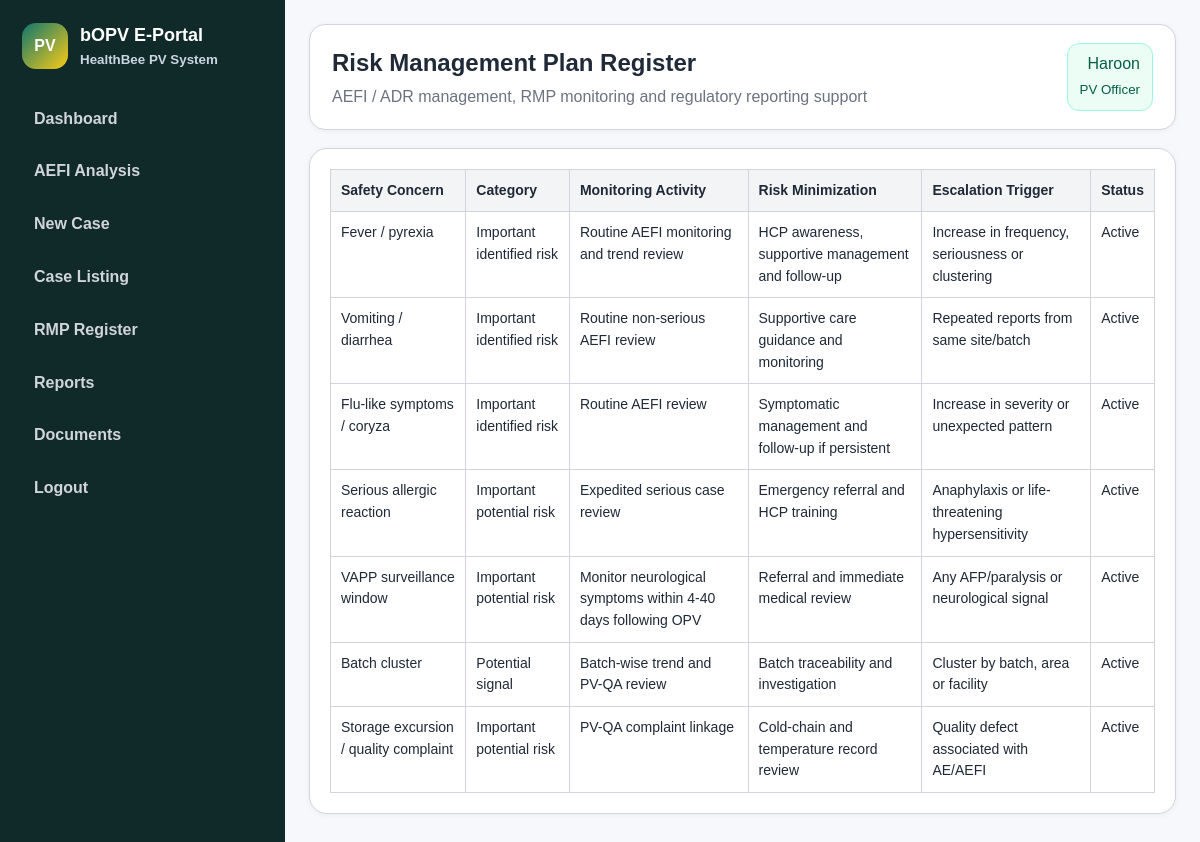
Screenshot of /rmp (signed in) with the database file from the repository.
### tables this page shows
CREATE TABLE rmp_register (
        id INTEGER PRIMARY KEY AUTOINCREMENT,
        safety_concern TEXT NOT NULL,
        category TEXT NOT NULL,
        monitoring_activity TEXT,
        risk_minimization TEXT,
        escalation_trigger TEXT,
        status TEXT DEFAULT 'Active'
    );

### app.py (the view)
@app.route("/rmp")
@login_required
def rmp():
    conn = db()
    rows = conn.execute("SELECT * FROM rmp_register ORDER BY id").fetchall()
    conn.close()
    return render_template("rmp.html", rows=rows)

### app.py (called while the page is built)
def db():
    conn = sqlite3.connect(DB_PATH)
    conn.row_factory = sqlite3.Row
    return conn

def login_required(view):
    @wraps(view)
    def wrapped(*args, **kwargs):
        if not session.get("user_id"):
            return redirect(url_for("login"))
        return view(*args, **kwargs)
    return wrapped

def csrf_token():
    token = session.get("_csrf_token")
    if not token:
        token = secrets.token_urlsafe(32)
        session["_csrf_token"] = token
    return token

@app.before_request
def protect_csrf():
    if request.method == "POST":
        validate_csrf()

@app.after_request
def add_security_headers(response):
    response.headers.setdefault("X-Content-Type-Options", "nosniff")
    response.headers.setdefault("X-Frame-Options", "DENY")
    response.headers.setdefault("Referrer-Policy", "strict-origin-when-cross-origin")
    if session.get("user_id"):
        response.headers["Cache-Control"] = "no-store"
    return response

### templates/rmp.html (shortened to what this page needs)
{% extends "base.html" %}
{% block header %}Risk Management Plan Register{% endblock %}
{% block content %}
<section class="panel"><table><thead><tr><th>Safety Concern</th><th>Category</th><th>Monitoring Activity</th><th>Risk Minimization</th><th>Escalation Trigger</th><th>Status</th></tr></thead><tbody>{% for r in rows %}<tr><td>{{ r.safety_concern }}</td><td>{{ r.category }}</td><td>{{ r.monitoring_activity }}</td><td>{{ r.risk_minimization }}</td><td>{{ r.escalation_trigger }}</td><td>{{ r.status }}</td></tr>{% endfor %}</tbody></table></section>
{% endblock %}

### static/style.css (style rules this page uses)
:root { --brand:#0f766e;--brand-dark:#134e4a;--accent:#facc15;--bg:#f6f8fb;--text:#1f2937;--muted:#6b7280;--panel:#fff;--border:#d1d5db }
* { box-sizing:border-box }
body { margin:0;font-family:Arial,Helvetica,sans-serif;background:var(--bg);color:var(--text);line-height:1.55 }
.hero-card,.info-box,.panel,.feature-grid article,.card { background:var(--panel);border:1px solid var(--border);border-radius:18px;padding:20px;box-shadow:0 1px 6px rgba(0,0,0,.05) }
.panel { margin-bottom:18px }
table { width:100%;border-collapse:collapse;background:white;font-size:14px }
th,td { border:1px solid var(--border);padding:10px;text-align:left;vertical-align:top }
th { background:#f3f4f6 }

### rows the page displays
rmp_register: safety_concern "Fever / pyrexia", category "Important identified risk", monitoring_activity "Routine AEFI monitoring and trend review", risk_minimization "HCP awareness, supportive management and follow-up", escalation_trigger "Increase in frequency, seriousness or clustering", status "Active"
rmp_register: safety_concern "Vomiting / diarrhea", category "Important identified risk", monitoring_activity "Routine non-serious AEFI review", risk_minimization "Supportive care guidance and monitoring", escalation_trigger "Repeated reports from same site/batch", status "Active"
rmp_register: safety_concern "Flu-like symptoms / coryza", category "Important identified risk", monitoring_activity "Routine AEFI review", risk_minimization "Symptomatic management and follow-up if persistent", escalation_trigger "Increase in severity or unexpected pattern", status "Active"
rmp_register: safety_concern "Serious allergic reaction", category "Important potential risk", monitoring_activity "Expedited serious case review", risk_minimization "Emergency referral and HCP training", escalation_trigger "Anaphylaxis or life-threatening hypersensitivity", status "Active"
rmp_register: safety_concern "VAPP surveillance window", category "Important potential risk", monitoring_activity "Monitor neurological symptoms within 4-40 days following OPV", risk_minimization "Referral and immediate medical review", escalation_trigger "Any AFP/paralysis or neurological signal", status "Active"
rmp_register: safety_concern "Batch cluster", category "Potential signal", monitoring_activity "Batch-wise trend and PV-QA review", risk_minimization "Batch traceability and investigation", escalation_trigger "Cluster by batch, area or facility", status "Active"
rmp_register: safety_concern "Storage excursion / quality complaint", category "Important potential risk", monitoring_activity "PV-QA complaint linkage", risk_minimization "Cold-chain and temperature record review", escalation_trigger "Quality defect associated with AE/AEFI", status "Active"

### other values shown
{{ session.get("name") }} "Haroon"
{{ session.get("role") }} "PV Officer"
